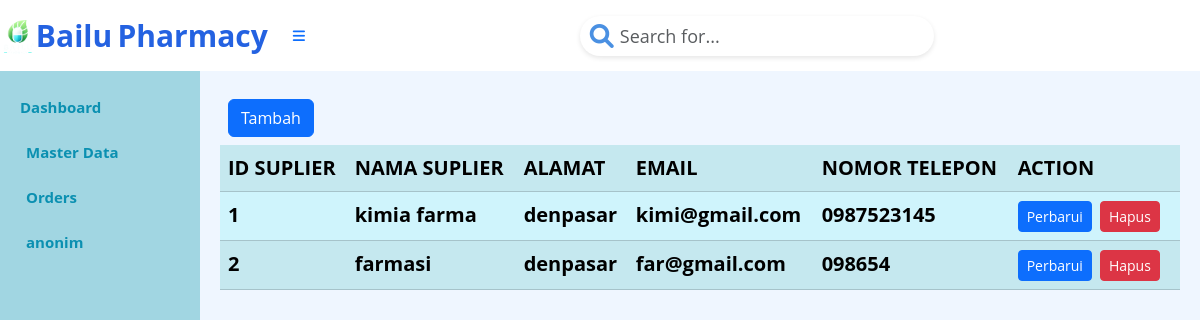
Page /index.php?page=suplier (signed in) on the committed database.
### tables this page shows
CREATE TABLE `tb_suplier` (
  `Id_suplier` int(3) NOT NULL AUTO_INCREMENT,
  `Nama_suplier` varchar(15) NOT NULL,
  `Alamat` varchar(15) NOT NULL,
  `email` varchar(15) NOT NULL,
  `no_tlp` varchar(15) NOT NULL,
  PRIMARY KEY (`Id_suplier`)
);

### suplier.php (the view, shortened to what this page needs)
<div class="d-grid gap-2 p-2 d-md-flex justify-content-md">
    <a class="btn btn-primary me-md-2" href="index.php?page=suplier.form&action=add" role="button">Tambah</a>
</div>
<?php
$mysqli = new mysqli("localhost", "root", "", "apotek");
$result = $mysqli->query("SELECT * from tb_suplier");
?>
<table class="table table-info table-striped">
    <tr>
        <th>ID SUPLIER</th>
        <th>NAMA SUPLIER</th>
        <th>ALAMAT</th>
        <th>EMAIL</th>
        <th>NOMOR TELEPON</th>
        <th>ACTION</th>
    </tr>
    <?php
    foreach ($result as $row) {
        echo "<tr>";
        echo "<td>";
        echo $row['Id_suplier'];
        echo "</td>";
        echo "<td>";
        echo $row['Nama_suplier'];
        echo "</td>";
        echo "<td>";
        echo $row['Alamat'];
        echo "</td>";
        echo "<td>";
        echo $row['email'];
        echo "</td>";
        echo "<td>";
        echo $row['no_tlp'];
        echo "</td>";
        echo "<td>";
        echo "<a class='btn btn-primary me-md-2 btn-sm' href='index.php?page=suplier.form&Id_suplier=" . $row['Id_suplier'] . "&action=edit'>Perbarui</a>";
        echo "<form action='suplier.action.php' method='POST' style ='display:inline;'>";
        echo "<button type='submit' class='btn btn-danger me-md-2 btn-sm' onclick='return confirm(\"Ingin menghapus data ini?\");'>Hapus</button>";
        echo "</form>";
        echo "</td>";
        echo "</tr>";
    }
    ?>
</table>

### index.php (style rules this page uses)
body { background-color: #EFF6FF; font-family: 'Open Sans', sans-serif; font-weight: bold; font-size: 20px; color: #0B90B1; }

### rows in the picture
tb_suplier: Id_suplier "1", Nama_suplier "kimia farma", Alamat "denpasar", email "kimi@gmail.com", no_tlp "0987523145"
tb_suplier: Id_suplier "2", Nama_suplier "farmasi", Alamat "denpasar", email "far@gmail.com", no_tlp "098654"

### other values in the picture
$_SESSION['username'] "anonim"
